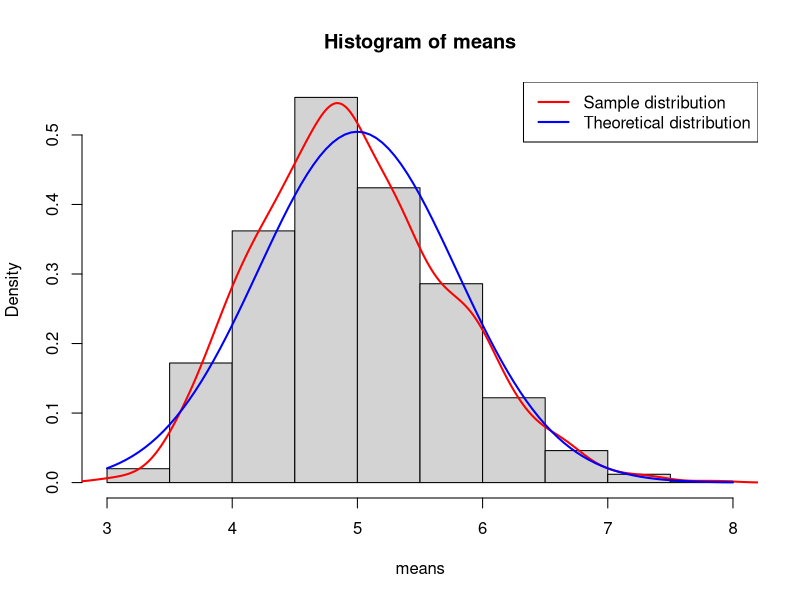
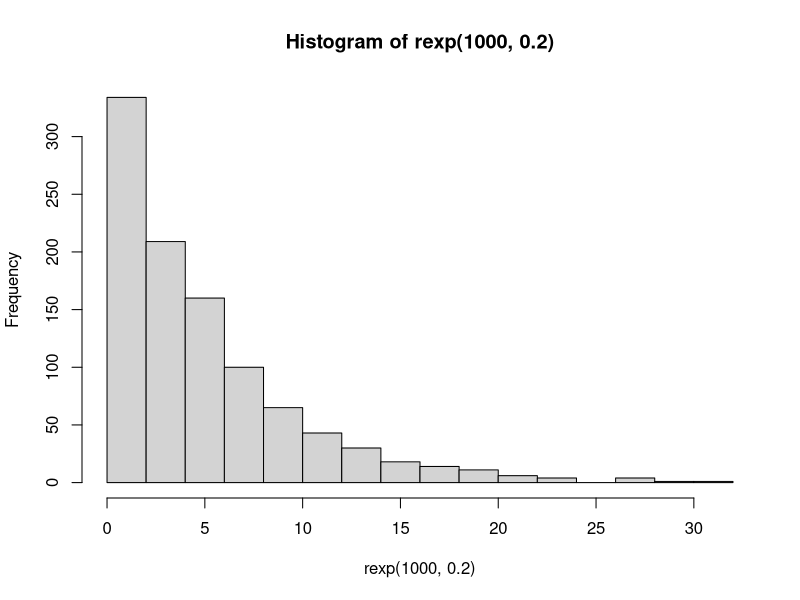
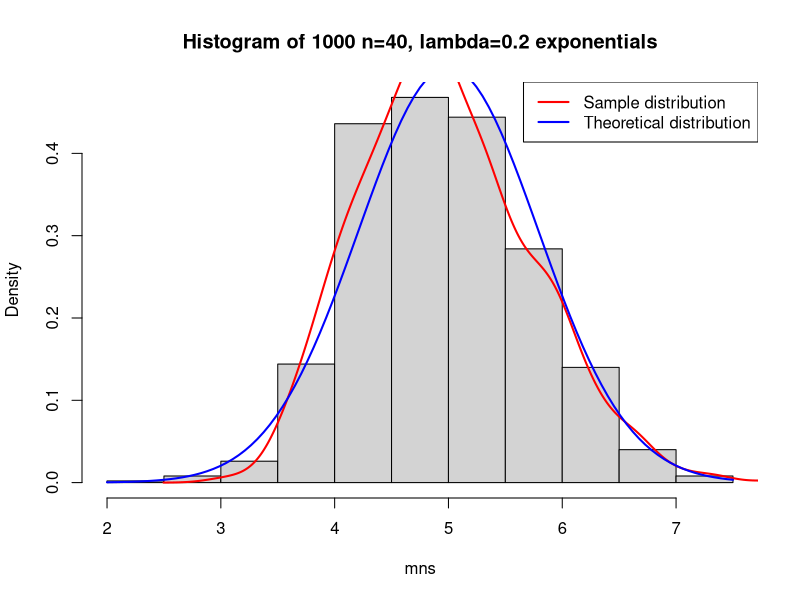

These charts were generated, in order, by the following R code:
## ---- chunk 1
knitr::opts_chunk$set(echo = TRUE)
## ---- chunk 2
means<-numeric(length(1000)) #Initialize the array "means"
for (i in 1:1000) { #loop through 1000 times for generating the rexp function
  expfunc <- rexp(40,0.2) #n=40, lambda=0.2
  means[i] <- mean(expfunc) #store the means of each of the iterations in the array "means"
}
sampmean <- mean(means) #The mean of all means in our sample mean
hist(means,freq=FALSE) #Plot histogram of the sample means. freq=FALSE displays the density instead of discrete counts
lines(density(means),col="red",lwd=2) #overlay the density curve atop it

curve(dnorm(x, mean=5, sd=5/sqrt(40)), add=TRUE, col="blue", lwd=2)
legend("topright", c("Sample distribution", "Theoretical distribution"), 
       col = c("red", "blue"), lwd = 2)
## ---- chunk 3
sampvan<-numeric(length(1000)) #Initialize the array sampvan (sample variance)
for (j in 1:length(means)) { #Looping 1000 times
  sampvan[j] <- (means[j] - mean(means))^2 #storing the difference between each mean and the mean of means
}

sampvance <- sum(sampvan)/(length(sampvan)-1) #calculating the sample variance
theovance <- ((1/0.2)^2)/40 #theorteical variance calculation
## ---- chunk 4
hist(rexp(1000, 0.2)) #histogram of exponential function with n=1000 and lambda=0.2
## ---- chunk 5
mns = NULL
for (i in 1 : 1000) mns = c(mns, mean(rexp(40,0.2))) #array of mean of exponential with n=40 and lambda = 0.2
hist(mns, main="Histogram of 1000 n=40, lambda=0.2 exponentials",freq=FALSE) #histogram of mean of 1000 exponentials
lines(density(means),col="red",lwd=2) #overlay the density curve atop it #density curve for that histogram

curve(dnorm(x, mean=5, sd=5/sqrt(40)), add=TRUE, col="blue", lwd=2) #curve of a normal function with mean = 5 and sd = 5/sqrt(40)
legend("topright", c("Sample distribution", "Theoretical distribution"), 
       col = c("red", "blue"), lwd = 2)
